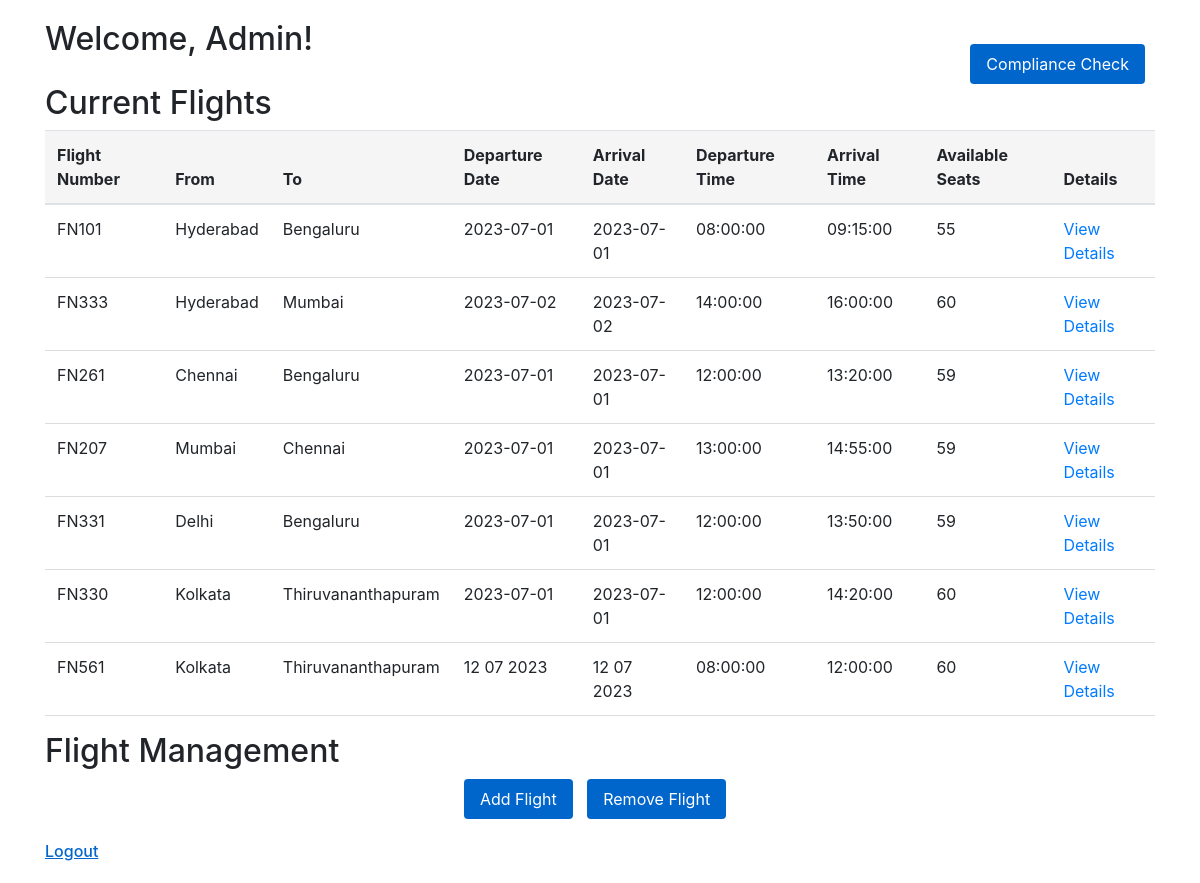
The page /admin/home on the database its author committed.
### tables this page shows
CREATE TABLE flights (
  flight_id INTEGER PRIMARY KEY AUTOINCREMENT,
  flight_number VARCHAR(10) NOT NULL,
  departure_city VARCHAR(50) NOT NULL,
  departure_date DATE NOT NULL,
  departure_time TIME NOT NULL,
  arrival_city VARCHAR(50) NOT NULL,
  arrival_date DATE NOT NULL,
  arrival_time TIME NOT NULL,
  available_seats INTEGER NOT NULL
);

### admin.py (the view)
@admin_routes.route('/admin/home')
def admin_home():
    conn = sqlite3.connect('flightreservationdb.db')
    cursor = conn.cursor()
    cursor.execute("SELECT * FROM flights")
    flights = cursor.fetchall()
    conn.close()
    return render_template('/admin/home.html', flights=flights)

### templates/admin/home.html (shortened to what this page needs)
<!DOCTYPE html>
<html lang="en">
<head>
    <link rel="stylesheet" href="https://stackpath.bootstrapcdn.com/bootstrap/4.5.0/css/bootstrap.min.css">
</head>
<body>
    <div class="container">
        <div class="row">
            <div class="col-md-6">
                <h2>Welcome, Admin!</h2>
            </div>
            <div class="col-md-6 text-right">
                <br>
                <a href="/admin/compliance" class="btn">Compliance Check</a>
            </div>
        </div>
        <h2>Current Flights</h2>
        <table class="table">
            <thead>
                <tr>
                    <th>Flight Number</th>
                    <th>From</th>
                    <th>To</th>
                    <th>Departure Date</th>
                    <th>Arrival Date</th>
                    <th>Departure Time</th>
                    <th>Arrival Time</th>
                    <th>Available Seats</th>
                    <th>Details</th>
                </tr>
            </thead>
            <tbody>
                {% for flight in flights %}
                <tr>
                    <td>{{ flight[1] }}</td>
                    <td>{{ flight[2] }}</td>
                    <td>{{ flight[5] }}</td>
                    <td>{{ flight[3] }}</td>
                    <td>{{ flight[6] }}</td>
                    <td>{{ flight[4] }}</td>
                    <td>{{ flight[7] }}</td>
                    <td>{{ flight[8] }}</td>
                    <td><a href="/admin/passengerdetails/{{ flight[1] }}">View Details</a></td>
                </tr>
                {% endfor %}
            </tbody>
        </table>
        <h2>Flight Management</h2>
        <div class="text-center">
            <a href="/admin/addflight" class="btn">Add Flight</a>
            <a href="/admin/removeflight" class="btn">Remove Flight</a>
        </div>
        <form action="/logout" method="GET">
            <button type="submit">Logout</button>
        </form>
    </div>
</body>
</html>

### templates/admin/home.html (style rules this page uses)
body { padding: 20px; }
th, td { padding: 10px; border-bottom: 1px solid #ddd; }
th { background-color: #f5f5f5; }
.btn { color: #fff; background-color: #0066cc; border: none; border-radius: 4px; padding: 8px 16px; margin-right: 10px; }
form { display: inline-block; margin-top: 20px; }
form button { background-color: transparent; border: none; cursor: pointer; padding: 0; font-weight: 500; color: #0066cc; text-decoration: underline; }

### rows shown on the page
flights: flight_number "FN101", departure_city "Hyderabad", arrival_city "Bengaluru", departure_date "2023-07-01", arrival_date "2023-07-01", departure_time "08:00:00", arrival_time "09:15:00", available_seats "55"
flights: flight_number "FN333", departure_city "Hyderabad", arrival_city "Mumbai", departure_date "2023-07-02", arrival_date "2023-07-02", departure_time "14:00:00", arrival_time "16:00:00", available_seats "60"
flights: flight_number "FN261", departure_city "Chennai", arrival_city "Bengaluru", departure_date "2023-07-01", arrival_date "2023-07-01", departure_time "12:00:00", arrival_time "13:20:00", available_seats "59"
flights: flight_number "FN207", departure_city "Mumbai", arrival_city "Chennai", departure_date "2023-07-01", arrival_date "2023-07-01", departure_time "13:00:00", arrival_time "14:55:00", available_seats "59"
flights: flight_number "FN331", departure_city "Delhi", arrival_city "Bengaluru", departure_date "2023-07-01", arrival_date "2023-07-01", departure_time "12:00:00", arrival_time "13:50:00", available_seats "59"
flights: flight_number "FN330", departure_city "Kolkata", arrival_city "Thiruvananthapuram", departure_date "2023-07-01", arrival_date "2023-07-01", departure_time "12:00:00", arrival_time "14:20:00", available_seats "60"
flights: flight_number "FN561", departure_city "Kolkata", arrival_city "Thiruvananthapuram", departure_date "12 07 2023", arrival_date "12 07 2023", departure_time "08:00:00", arrival_time "12:00:00", available_seats "60"
